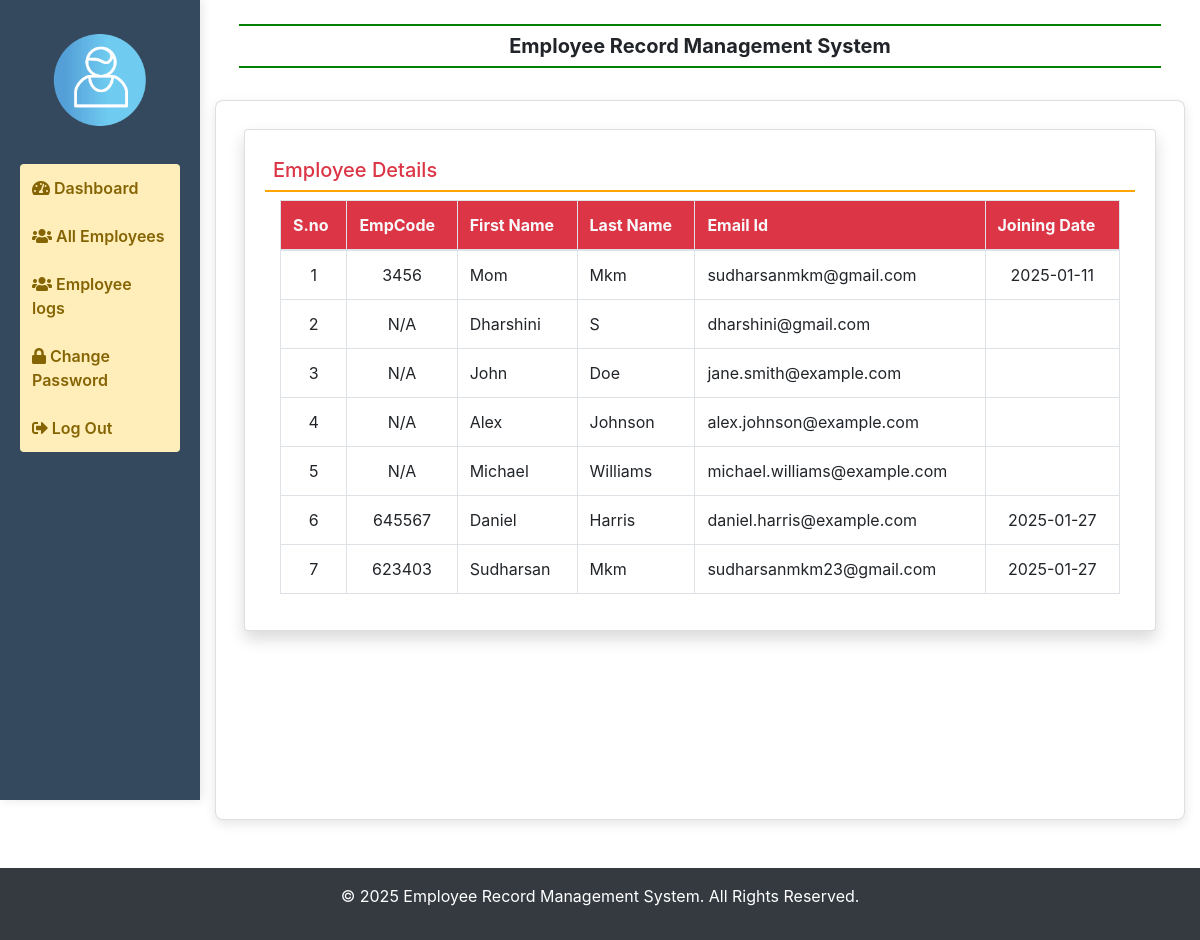
Page /all_employee/ (signed in) on the committed database.
### employee/models.py (models this page shows)
class EmployeeDeatail(models.Model):
    user =models.ForeignKey(User, on_delete=models.CASCADE)
    empcode=models.CharField(max_length=50,null=True)
    empdept=models.CharField(max_length=50,null=True)
    designation=models.CharField(max_length=50,null=True)
    contact=models.CharField(max_length=50, null=True)
    gender=models.CharField(max_length=50,null=True)
    joiningDate = models.DateField(null=True)
    def __str__(self):
        return self.user.username

### employee/views.py (the view)
# urls.py: path('all_employee/',views.all_employee, name="all_employee"),
def all_employee(request):
    if not request.user.is_authenticated:
        return redirect('admin_login')
    employee = EmployeeDeatail.objects.all()
    print(employee)
    return render(request, 'all_employee.html', locals())

### employee/templates/all_employee.html
{% extends 'admin_base.html' %}
{% block content %}
<div class="card shadow m-2">
    <div class="card-body">
        <h5 class="p-2 text-danger" style="border-bottom: 2px solid orange">Employee Details</h5>
        <div class="container-fluid table-responsive">
            <table class="table table-bordered table-hover">
                <thead class="text-light bg-danger">
                    <tr>
                        <th>S.no</th>
                        <th>EmpCode</th>
                        <th>First Name</th>
                        <th>Last Name</th>
                        <th>Email Id</th>
                        <th>Joining Date</th>
                    </tr>
                </thead>
                <tbody>
                    {% for i in employee %}
                        <tr>
                            <td class="text-center">{{ forloop.counter }}</td>
                            <td class="text-center">{{ i.empcode|default:"N/A" }}</td>
                            <td class="text-capitalize">{{ i.user.first_name }}</td>
                            <td class="text-capitalize">{{ i.user.last_name }}</td>
                            <td class="text-lowercase">{{ i.user.username }}</td>
                            <td class="text-center">{{ i.joiningDate|date:"Y-m-d" }}</td>
                        </tr>
                    {% endfor %}
                </tbody>
            </table>
        </div>
    </div>
</div>
{% endblock %}

### employee/templates/admin_base.html (shortened to what this page needs)
<!DOCTYPE html>
<html lang="en">
<head>
  {% load static %}
  <link rel="stylesheet" href="{% static 'css/style.css' %}" />
  <link rel="stylesheet" href="https://cdn.jsdelivr.net/npm/bootstrap@4.6.2/dist/css/bootstrap.min.css" />
  <link rel="stylesheet" href="https://use.fontawesome.com/releases/v5.7.0/css/all.css" />
</head>
<body>
  <div class="container-fluid">
    <div class="row">
      <div class="col-md-3 col-lg-2 sidebar">
        <center><img src="{% static 'images/icon.png' %}" width="120" height="120" class="mb-4" /></center>
        <div class="list-group">
          <a href="{% url 'admin_home'%}" class="list-group-item list-group-item-warning list-group-item-action {% if request.path == '/emp_home/' %} active{% endif %}">
            <i class="fas fa-tachometer-alt"></i> Dashboard
          </a>
          <a href="{% url 'all_employee' %}" class="list-group-item list-group-item-warning list-group-item-action {% if request.path == '/profile/' %} active{% endif %}">
            <i class="fas fa-users"></i> All Employees
          </a>
          <a href="{% url 'admin_page' %}" class="list-group-item list-group-item-warning list-group-item-action {% if request.path == '/admin_page/' %} active{% endif %}">
            <i class="fas fa-users"></i> Employee logs
          </a>
          <a href="{% url 'admin_change_password'%}" class="list-group-item list-group-item-warning list-group-item-action {% if request.path == '/change_password/' %} active {% endif %}">
            <i class="fas fa-lock"></i> Change Password
          </a>
          <a href="{% url 'logout' %}" class="list-group-item list-group-item-warning list-group-item-action">
            <i class="fas fa-sign-out-alt"></i> Log Out
          </a>
        </div>
      </div>
      <div class="col-md-9 col-lg-10">
        <div class="container-fluid p-4">
          <h5 class="text-center p-2 font-weight-bold" style="border-bottom: 2px solid green; border-top: 2px solid green">Employee Record Management System</h5>
        </div>
        <div class="card card-shadow" style="min-height: 90vh;">
          <div class="card-body">
            {% block content %}
            {% endblock %}
          </div>
        </div>
      </div>
    </div>
  </div>
  <footer class="bg-dark text-white text-center py-3 mt-5">
    <p>&copy; 2025 Employee Record Management System. All Rights Reserved.</p>
  </footer>
</body>
</html>

### employee/templates/admin_base.html (style rules this page uses)
.list-group-item { padding: 12px !important; font-size: 16px; font-weight: 600; border: none; }
.card-body { padding: 20px; }
.card-shadow { box-shadow: 0 4px 12px rgba(0, 0, 0, 0.1); border-radius: 8px; }
.sidebar { background-color: #34495e; height: 100vh; padding: 20px; box-shadow: 2px 0 10px rgba(0, 0, 0, 0.1); }
footer { background-color: #2c3e50; color: white; }

### rows in the picture
EmployeeDeatail: empcode "3456", user.first_name "Mom", user.last_name "Mkm", user.username "sudharsanmkm@gmail.com", joiningDate "2025-01-11"
EmployeeDeatail: empcode "N/A", user.first_name "Dharshini", user.last_name "S", user.username "dharshini@gmail.com"
EmployeeDeatail: empcode "N/A", user.first_name "John", user.last_name "Doe", user.username "jane.smith@example.com"
EmployeeDeatail: empcode "N/A", user.first_name "Alex", user.last_name "Johnson", user.username "alex.johnson@example.com"
EmployeeDeatail: empcode "N/A", user.first_name "Michael", user.last_name "Williams", user.username "michael.williams@example.com"
EmployeeDeatail: empcode "645567", user.first_name "Daniel", user.last_name "Harris", user.username "daniel.harris@example.com", joiningDate "2025-01-27"
EmployeeDeatail: empcode "623403", user.first_name "Sudharsan", user.last_name "Mkm", user.username "sudharsanmkm23@gmail.com", joiningDate "2025-01-27"
